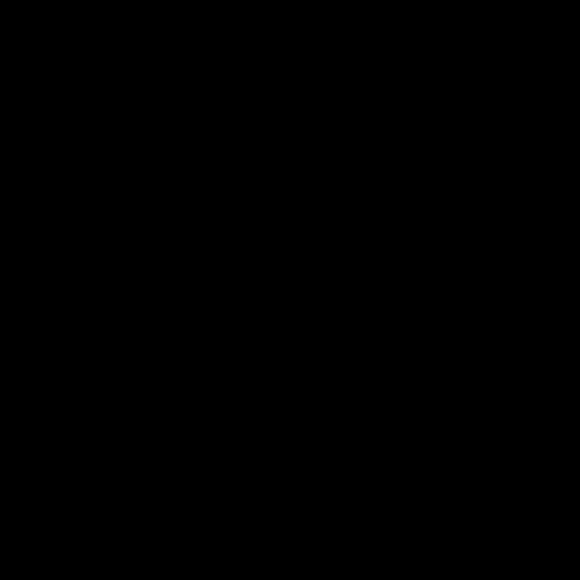
Frame 1 (no input)
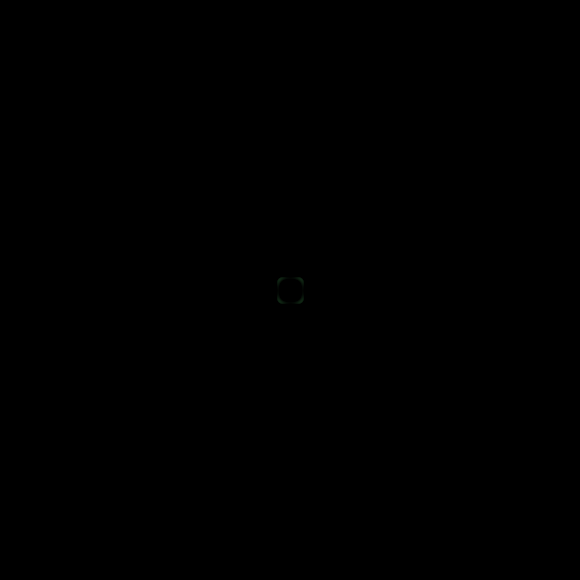
Frame 60 (no input)
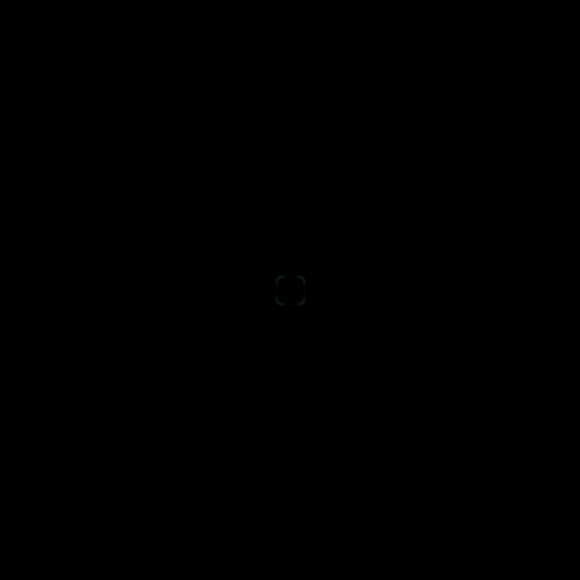
Frame 120 (the mouse pressed at the canvas centre since frame 60)

The p5.js sketch that drew these frames (run headless with seeded random() and noise() and a simulated clock; from frame 60 on, the mouse is pressed at the canvas centre):

// p5.js sketch
// ── sketch.js
//Txt 
let outs;

let w = 580; 
let A = [];
let B = [];
let das;
let da = 1;
let outda;

let dbs;
let db = 0.5;
let outdb;
//float f = 0.055;
//float k = 0.062;

//float f = 0.021;
//float k = 0.05;
let fs;
let f = 0.037;
let outf;
let ks;
let k = 0.06;
let outk;

let outb;
let outg;
let outr;

let rs;
let gs;
let bs;

//float f = 0.029;
//float k = 0.057;

//float f = 0.0149;
//float k = 0.0401;

//float f = 0.053;
//float k = 0.0616;

let dt = 1.0;
let radio;


function randstart(){
  for (let x=0; x<w; x++) {
    A[x]=[];
    B[x]=[];
    for ( let y=0; y<w; y++) {
      A[x][y] = 1;
      B[x][y] = 0;
      if ( random(1)<0.01) B[x][y] = 1;
    }
  }
}

function centerstart(){
  for (let x=0; x<w; x++) {
    A[x]=[];
    B[x]=[];
    for ( let y=0; y<w; y++) {
      A[x][y] = 1;
      B[x][y] = 0;
      if ( x>w/2-10 && x< w/2+10 && y>w/2-10 && y< w/2+10) B[x][y] = 1;
    }
  }
}


function setup() {
  createCanvas(w, w);
  pixelDensity(1);
  

  //randstart();
  centerstart();

  radio = createRadio('chemical');
  radio.option('A');
  radio.option('B');
  radio.option('A+B');
  radio.option('A-B');
  radio.value('A');





  fs = createSlider(1, 100, 37);
  fs.position(600,50);
  outf = createElement('div', '');
  outf.position(600, 20);
  outf.style('font-size: 24px; color: gray');
  outs="f = "+fs.value();
  outf.html(outs);


  ks = createSlider(1, 100, 60);
  ks.position(600,100);
  outk = createElement('div', '');
  outk.position(600, 80);
  outk.style('font-size: 24px; color: gray');
  outs="k = "+ks.value();
  outk.html(outs);

  das = createSlider(1, 100, 100);
  das.position(600,150);
  outda = createElement('div', '');
  outda.position(600, 130);
  outda.style('font-size: 24px; color: gray');
  outs="da = "+das.value();
  outda.html(outs);

  dbs = createSlider(1, 100, 50);
  dbs.position(600,200);
  outdb = createElement('div', '');
  outdb.position(600, 180);
  outdb.style('font-size: 24px; color: gray');
  outs="db = "+dbs.value();
  outdb.html(outs);




  rs = createSlider(1, 100, 40);
  rs.position(600,300);
  outr = createElement('div', '');
  outr.position(600, 280);
  outr.style('font-size: 24px; color: gray');
  outs="r = "+rs.value();
  outr.html(outs);


  gs = createSlider(1, 100, 98);
  gs.position(600,350);
  outg = createElement('div', '');
  outg.position(600, 330);
  outg.style('font-size: 24px; color: gray');
  outs="g = "+gs.value();
  outg.html(outs);



  bs = createSlider(1, 100, 50);
  bs.position(600,400);
  outb = createElement('div', '');
  outb.position(600, 380);
  outb.style('font-size: 24px; color: gray');
  outs="b = "+bs.value();
  outb.html(outs);

}

function updatetxt() {
  outs="f = "+fs.value();
  outf.html(outs);
  outs="k = "+ks.value();
  outk.html(outs);
  outs="da = "+das.value()
  outda.html(outs);
  outs="db = "+dbs.value();
  outdb.html(outs);
  outs="b = "+bs.value();
  outb.html(outs);
  outs="g = "+gs.value();
  outg.html(outs);
  outs="r = "+rs.value();
  outr.html(outs);

}

function draw() {
  noStroke();
  loadPixels();
  let pos;
  let col;
  let p;
  
  if (radio.value() == 'A') {
        p =0;
      } else if (radio.value() == 'B') {
        p = 1;
      } else if (radio.value() == 'A+B') {
        p = 2;
      } else {
        p = 3;
      }

  let b = bs.value();
  let r = rs.value();
  let g = gs.value();

  for (let x=0; x<w; x++) {
    for ( let y=0; y<w; y++) {
      pos = (x+y*w)*4
      
      switch (p) {
        case 0:
          col =255.0*A[x][y];
          break;
        case 1:
          col =255.0*B[x][y];
          break;
        case 2:
          col =127.0*(B[x][y]+A[x][y]);
          break;
        case 3:
          col =255.0*(B[x][y]-A[x][y]);
          break;
      }

      pixels[pos] = col*r/100;      //R 1
      pixels[pos+1] = col*g/100;   //G 0.91
      pixels[pos+2] = col*b/100;    //B 0.4
      pixels[pos+3] = 255;

    }
  }  
  updatePixels();
  //saveFrame("react-diff-######.png");
  update();
  updatetxt();
}

function update() {
  let At = [];
  let Bt = []; 
  let a,b,la,lb;
  f = fs.value()/1000; 
  k = ks.value()/1000; 
  da = das.value()/100;
  db = dbs.value()/100;

  for (let x=0; x<w; x++) {
    At[x] =[];
    Bt[x] =[];
    for ( let y=0; y<w; y++) {
      a = A[x][y];
      b = B[x][y];

      la = lap( A, x, y );
      lb = lap( B, x, y );
      At[x][y] = a + (da * la - a*b*b + f*(1-a))*dt;
      Bt[x][y] = b + (db * lb + a*b*b - (k+f)*b)*dt;
    }
  }  
  A = At;
  B = Bt;
}

function lap( arr, x,  y ) {
  let res = arr[x][y] * -1;

  res += arr[x == 0 ? w-1 : x-1][ y == 0 ? w-1 : y-1] * .05;
  res += arr[x == 0 ? w-1 : x-1][y] * .2;
  res += arr[x == 0 ? w-1 : x-1 ][y == w-1? 0 : y+1] * .05;

  res += arr[x][y == 0  ? w-1 : y-1] * .2;
  res += arr[x][y == w-1 ?  0 : y+1] * .2;

  res += arr[x == w-1 ? 0 : x+1][y ==0 ? w-1 : y-1] * .05;
  res += arr[x == w-1 ? 0 : x+1][y] * .2;
  res += arr[x == w-1 ? 0 : x+1][y == w-1 ? 0 : y+1] * .05;
  return res;
}

function keyPressed() {
  if (keyCode === 32) {
    randstart();
  } 
}
